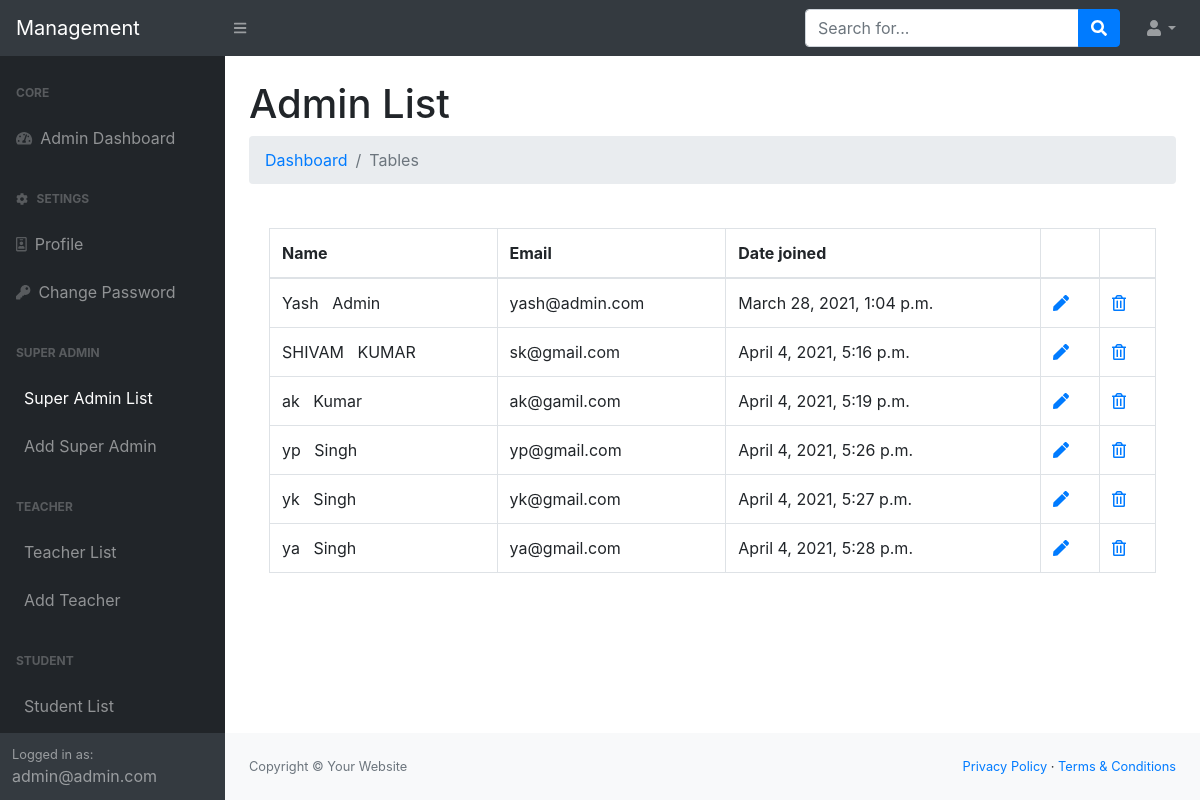
The page /adminList/ (signed in) on the database its author committed.
### home/models.py (models this page shows, shortened)
class User(AbstractUser):
    username = None
    email = models.EmailField(_("Email Address"), unique=True)
    is_student = models.BooleanField('student status', default=False)
    is_teacher = models.BooleanField('teacher status', default=False)
    USERNAME_FIELD = 'email'
    REQUIRED_FIELDS = []
    objects = CustomUserManager()

### home/views.py (the view)
# urls.py: path('adminList/', views.adminList, name='adminList'),
@login_required
def adminList(request):
    if request.user.is_superuser:
        admin = User.objects.filter(is_superuser=True)
        params = {'users':admin, 'admin':True}
        return render(request, 'list.html', params)
    else:
        return redirect("dashboard")

### templates/list.html (shortened to what this page needs)
{% extends 'base.html' %}
{% block body %}
<main>
    <div class="container-fluid">
        {% if admin %}
        <h1 class="mt-4">Admin List</h1>
        {% elif teacher %}
        <h1 class="mt-4">Teacher List</h1>
        {% elif student %}
        <h1 class="mt-4">Student List</h1>
        {% endif %}
        <ol class="breadcrumb mb-4">
            <li class="breadcrumb-item"><a href="index.html">Dashboard</a></li>
            <li class="breadcrumb-item active">Tables</li>
        </ol>
        <div class="card-body">
            <div class="table-responsive">
                <table class="table table-bordered" id="dataTable" width="100%" cellspacing="0">
                    <thead>
                        <tr>
                            <th>Name</th>
                            <th>Email</th>
                            <th>Date joined</th>
                            <th></th>
                            <th></th>
                        </tr>
                    </thead>
                    <tbody>
                        {% for user in users %}
                        {% if request.user.email != user.email %}
                        <tr>
                            <td>
                                {% if user.first_name %}
                                {{user.first_name}} &nbsp; {{user.last_name}}
                                {% else %} None
                                {% endif %}
                            </td>
                            <td>{{user.email}}</td>
                            <td>{{user.date_joined}}</td>
                            <td>
                            {% if admin %}
                                <a href="/editAdmin/{{ user.id }}"><i class="fas fa-pen"></i></a>
                            {% elif teacher%}
                                <a href="/editTeacher/{{ user.id }}"><i class="fas fa-pen"></i></a>
                            {% elif student %}
                                <a href="/editStudent/{{ user.id }}"><i class="fas fa-pen"></i></a>
                            {% endif %}
                            </td>
                            <td>
                                <a href="#" data-toggle="modal" data-target="#deleteModal">
                                    <i class="far fa-trash-alt"></i>
                                </a>
                            </td>
                        </tr>
                        {% endif %}
                        {% endfor %}
                    </tbody>
                </table>
            </div>
        </div>
    </div>
</main>
{% endblock %}

### templates/base.html (shortened to what this page needs)
{% load static %}
<!DOCTYPE html>
<html lang="en">
<head>
    <link href="{% static 'css/styles.css' %}" rel="stylesheet" />
    <link href="https://cdn.datatables.net/1.10.20/css/dataTables.bootstrap4.min.css" rel="stylesheet"
 />
</head>
<body class="sb-nav-fixed">
    <nav class="sb-topnav navbar navbar-expand navbar-dark bg-dark">
        <a class="navbar-brand" href="/home/">Management</a>
        <button class="btn btn-link btn-sm order-1 order-lg-0" id="sidebarToggle" href="#"><i
                class="fas fa-bars"></i></button>
        <form class="d-none d-md-inline-block form-inline ml-auto mr-0 mr-md-3 my-2 my-md-0">
            <div class="input-group">
                <input class="form-control" type="text" placeholder="Search for..." aria-label="Search"
                    aria-describedby="basic-addon2" />
                <div class="input-group-append">
                    <button class="btn btn-primary" type="button"><i class="fas fa-search"></i></button>
                </div>
            </div>
        </form>
        <ul class="navbar-nav ml-auto ml-md-0">
            <li class="nav-item dropdown">
                <a class="nav-link dropdown-toggle" id="userDropdown" href="#" role="button" data-toggle="dropdown"
                    aria-haspopup="true" aria-expanded="false"><i class="fas fa-user fa-fw"></i></a>
            </li>
        </ul>
    </nav>
    <div id="layoutSidenav">
        <div id="layoutSidenav_nav">
            <nav class="sb-sidenav accordion sb-sidenav-dark" id="sidenavAccordion">
                <div class="sb-sidenav-menu">
                    <div class="nav">
                        <div class="sb-sidenav-menu-heading">Core</div>
                        <a class="nav-link" href="/dashboard/">
                            <div class="sb-nav-link-icon"><i class="fas fa-tachometer-alt"></i></div>
                            {% if request.user.is_superuser %}
                            Admin Dashboard
                            {% endif %}
                        </a>
                        <div class="sb-sidenav-menu-heading"><i class="fas fa-cog"></i>&nbsp;&nbsp;&nbsp;Setings</div>
                        <a class="nav-link" href="/profile/{{request.user.id}}">
                            <div class="sb-nav-link-icon"><i class="far fa-id-badge"></i></div>
                            Profile
                        </a>
                        <a class="nav-link" href="{% url 'password_change' %}">
                            <div class="sb-nav-link-icon"><i class="fas fa-key"></i></div>
                            Change Password
                        </a>
                        {% if request.user.is_superuser %}
                        <div class="sb-sidenav-menu-heading">Super Admin</div>
                        <a class="nav-link" href="/adminList/">
                            Super Admin List
                        </a>
                        <a class="nav-link" href="/addAdmin/">
                            Add Super Admin
                        </a>
                        <div class="sb-sidenav-menu-heading">Teacher</div>
                        <a class="nav-link" href="/teacherList/">
                            Teacher List
                        </a>
                        <a class="nav-link" href="/addTeacher/">
                            Add Teacher
                        </a>
                        {% endif %}
                        {% if request.user.is_superuser or request.user.is_teacher %}
                        <div class="sb-sidenav-menu-heading">Student</div>
                        <a class="nav-link" href="/studentList/">
                            Student List
                        </a>
                        <a class="nav-link" href="/addStudent/">
                        </a>
                        {% endif %}
                    </div>
                </div>
                <div class="sb-sidenav-footer">
                    <div class="small">Logged in as:</div>
                    {{ request.user.email}}
                </div>
            </nav>
        </div>
        <div id="layoutSidenav_content">
            {% block body %}
            {% endblock body %}
            <footer class="py-4 bg-light mt-auto">
                <div class="container-fluid">
                    <div class="d-flex align-items-center justify-content-between small">
                        <div class="text-muted">Copyright &copy; Your Website</div>
                        <div>
                            <a href="#">Privacy Policy</a>
                            &middot;
                            <a href="#">Terms &amp; Conditions</a>
                        </div>
                    </div>
                </div>
            </footer>
        </div>
    </div>
</body>
</html>

### rows shown on the page
User: user.email "admin@admin.com"
User: first_name "Yash", last_name "Admin", email "yash@admin.com", date_joined "March 28, 2021, 1:04 p.m."
User: first_name "SHIVAM", last_name "KUMAR", email "sk@gmail.com", date_joined "April 4, 2021, 5:16 p.m."
User: first_name "ak", last_name "Kumar", email "ak@gamil.com", date_joined "April 4, 2021, 5:19 p.m."
User: first_name "yp", last_name "Singh", email "yp@gmail.com", date_joined "April 4, 2021, 5:26 p.m."
User: first_name "yk", last_name "Singh", email "yk@gmail.com", date_joined "April 4, 2021, 5:27 p.m."
User: first_name "ya", last_name "Singh", email "ya@gmail.com", date_joined "April 4, 2021, 5:28 p.m."
